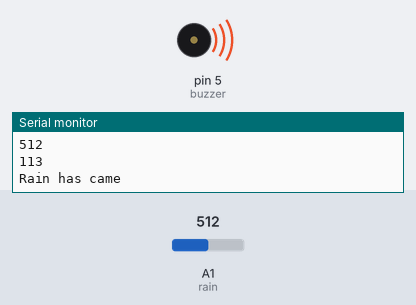
Simulated run of this sketch. Board: Arduino Nano, built with avr-gcc and run on an emulated ATmega328P. Parts: buzzer (waves = sounding, pin HIGH), the last lines printed to the serial monitor. Inputs (shaded band) come from the test bench; at power-on: A1 (rain) = 512.

Above: at 1.2 s.
1.3 s: A1 (rain) set to 975
2.8 s: A1 (rain) set to 991
At 3.9 s:
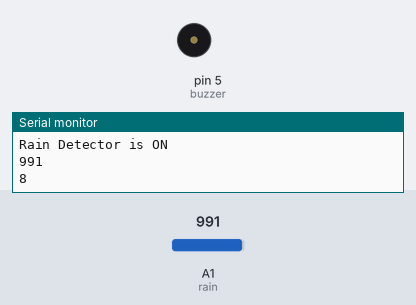
4.3 s: A1 (rain) set to 900
At 5.3 s:
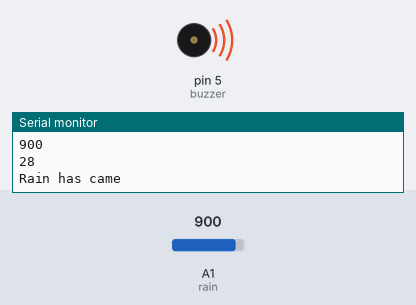
5.9 s: A1 (rain) set to 1023
At 6.8 s:
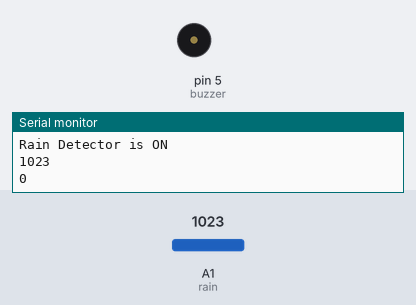
Timing chart, 0 to 8.5 s (numbered marks = the images above; inputs shaded):
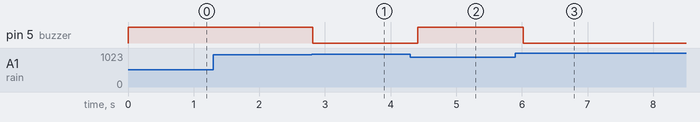

The sketch:

Rain_detection.ino
```cpp
#define rain A1
#define buzzer 5
int value;
int set=10;
void setup() {
  Serial.begin(9600);
  pinMode(buzzer,OUTPUT);
  pinMode(rain,INPUT);
  }
void loop() {

 value = analogRead(rain);
 Serial.println("Rain Detector is ON");
 Serial.println(value);
 value = map(value,0,1023,225,0);
 Serial.println(value);
 if(value>=set){
  Serial.println("Rain has came");
  digitalWrite(buzzer,HIGH);
 }
 else{
  digitalWrite(buzzer,LOW);
 }
 delay(200);
}
```

Measured:
- the behaviour switches between 982 and 983 on A1 (rain) (found by bisection; images 0 and 1)
- after the input at 2.8 s, pin 5 (buzzer): HIGH → LOW at once
- after the input at 4.3 s, pin 5 (buzzer): LOW → HIGH after 0.12 s
- after the input at 5.9 s, pin 5 (buzzer): HIGH → LOW after 0.12 s
